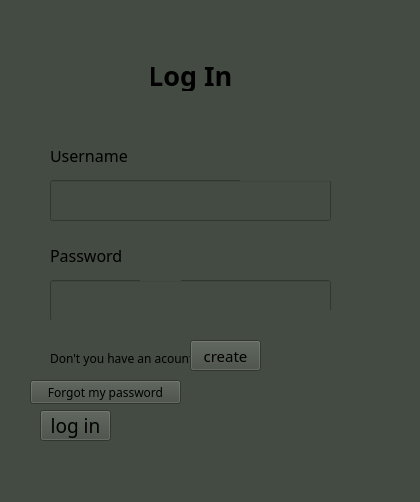
<?xml version="1.0" encoding="UTF-8"?>
<ui version="4.0">
 <class>MainWindow</class>
 <widget class="QMainWindow" name="MainWindow">
  <property name="geometry">
   <rect>
    <x>0</x>
    <y>0</y>
    <width>420</width>
    <height>502</height>
   </rect>
  </property>
  <property name="windowTitle">
   <string>MainWindow</string>
  </property>
  <property name="styleSheet">
   <string notr="true">background-color: rgb(68, 75, 66);</string>
  </property>
  <widget class="QWidget" name="centralwidget">
   <widget class="QLabel" name="label">
    <property name="geometry">
     <rect>
      <x>20</x>
      <y>20</y>
      <width>381</width>
      <height>461</height>
     </rect>
    </property>
    <property name="font">
     <font>
      <family>Segoe UI Black</family>
      <bold>true</bold>
     </font>
    </property>
    <property name="styleSheet">
     <string notr="true"/>
    </property>
    <property name="text">
     <string/>
    </property>
   </widget>
   <widget class="QLabel" name="label_2">
    <property name="enabled">
     <bool>true</bool>
    </property>
    <property name="geometry">
     <rect>
      <x>120</x>
      <y>60</y>
      <width>161</width>
      <height>31</height>
     </rect>
    </property>
    <property name="font">
     <font>
      <family>Arial Black</family>
      <pointsize>20</pointsize>
      <bold>true</bold>
     </font>
    </property>
    <property name="frameShape">
     <enum>QFrame::NoFrame</enum>
    </property>
    <property name="frameShadow">
     <enum>QFrame::Plain</enum>
    </property>
    <property name="lineWidth">
     <number>1</number>
    </property>
    <property name="midLineWidth">
     <number>0</number>
    </property>
    <property name="text">
     <string>    Log In</string>
    </property>
    <property name="textFormat">
     <enum>Qt::PlainText</enum>
    </property>
    <property name="scaledContents">
     <bool>false</bool>
    </property>
    <property name="wordWrap">
     <bool>false</bool>
    </property>
    <property name="indent">
     <number>-1</number>
    </property>
    <property name="openExternalLinks">
     <bool>false</bool>
    </property>
   </widget>
   <widget class="QLabel" name="label_3">
    <property name="enabled">
     <bool>true</bool>
    </property>
    <property name="geometry">
     <rect>
      <x>50</x>
      <y>240</y>
      <width>161</width>
      <height>31</height>
     </rect>
    </property>
    <property name="font">
     <font>
      <family>Source Code Pro Medium</family>
      <pointsize>12</pointsize>
     </font>
    </property>
    <property name="frameShape">
     <enum>QFrame::NoFrame</enum>
    </property>
    <property name="frameShadow">
     <enum>QFrame::Plain</enum>
    </property>
    <property name="lineWidth">
     <number>1</number>
    </property>
    <property name="midLineWidth">
     <number>0</number>
    </property>
    <property name="text">
     <string>Password</string>
    </property>
    <property name="textFormat">
     <enum>Qt::PlainText</enum>
    </property>
    <property name="scaledContents">
     <bool>false</bool>
    </property>
    <property name="wordWrap">
     <bool>false</bool>
    </property>
    <property name="indent">
     <number>-1</number>
    </property>
    <property name="openExternalLinks">
     <bool>false</bool>
    </property>
   </widget>
   <widget class="QLabel" name="label_4">
    <property name="enabled">
     <bool>true</bool>
    </property>
    <property name="geometry">
     <rect>
      <x>50</x>
      <y>140</y>
      <width>161</width>
      <height>31</height>
     </rect>
    </property>
    <property name="font">
     <font>
      <family>Source Code Pro Medium</family>
      <pointsize>12</pointsize>
     </font>
    </property>
    <property name="frameShape">
     <enum>QFrame::NoFrame</enum>
    </property>
    <property name="frameShadow">
     <enum>QFrame::Plain</enum>
    </property>
    <property name="lineWidth">
     <number>1</number>
    </property>
    <property name="midLineWidth">
     <number>0</number>
    </property>
    <property name="text">
     <string>Username</string>
    </property>
    <property name="textFormat">
     <enum>Qt::PlainText</enum>
    </property>
    <property name="scaledContents">
     <bool>false</bool>
    </property>
    <property name="wordWrap">
     <bool>false</bool>
    </property>
    <property name="indent">
     <number>-1</number>
    </property>
    <property name="openExternalLinks">
     <bool>false</bool>
    </property>
   </widget>
   <widget class="QLineEdit" name="lineEdit">
    <property name="geometry">
     <rect>
      <x>50</x>
      <y>180</y>
      <width>281</width>
      <height>41</height>
     </rect>
    </property>
    <property name="styleSheet">
     <string notr="true"/>
    </property>
   </widget>
   <widget class="QLineEdit" name="lineEdit_2">
    <property name="geometry">
     <rect>
      <x>50</x>
      <y>280</y>
      <width>281</width>
      <height>41</height>
     </rect>
    </property>
    <property name="echoMode">
     <enum>QLineEdit::Password</enum>
    </property>
   </widget>
   <widget class="QLabel" name="label_5">
    <property name="geometry">
     <rect>
      <x>50</x>
      <y>350</y>
      <width>201</width>
      <height>16</height>
     </rect>
    </property>
    <property name="font">
     <font>
      <family>Source Code Pro Medium</family>
     </font>
    </property>
    <property name="text">
     <string>Don't you have an acount?</string>
    </property>
   </widget>
   <widget class="QPushButton" name="pushButton">
    <property name="geometry">
     <rect>
      <x>190</x>
      <y>340</y>
      <width>71</width>
      <height>31</height>
     </rect>
    </property>
    <property name="font">
     <font>
      <family>Source Code Pro Medium</family>
      <pointsize>11</pointsize>
     </font>
    </property>
    <property name="text">
     <string>create</string>
    </property>
   </widget>
   <widget class="QPushButton" name="pushButton_2">
    <property name="geometry">
     <rect>
      <x>30</x>
      <y>380</y>
      <width>151</width>
      <height>24</height>
     </rect>
    </property>
    <property name="font">
     <font>
      <family>Source Code Pro Medium</family>
      <pointsize>9</pointsize>
     </font>
    </property>
    <property name="text">
     <string>Forgot my password</string>
    </property>
   </widget>
   <widget class="QPushButton" name="pushButton_3">
    <property name="geometry">
     <rect>
      <x>40</x>
      <y>410</y>
      <width>71</width>
      <height>31</height>
     </rect>
    </property>
    <property name="font">
     <font>
      <family>Source Code Pro Medium</family>
      <pointsize>14</pointsize>
     </font>
    </property>
    <property name="text">
     <string>log in</string>
    </property>
   </widget>
   <widget class="QLabel" name="label_7">
    <property name="geometry">
     <rect>
      <x>50</x>
      <y>320</y>
      <width>261</width>
      <height>16</height>
     </rect>
    </property>
    <property name="font">
     <font>
      <pointsize>10</pointsize>
     </font>
    </property>
    <property name="text">
     <string/>
    </property>
   </widget>
   <widget class="QLabel" name="label_8">
    <property name="geometry">
     <rect>
      <x>50</x>
      <y>120</y>
      <width>271</width>
      <height>31</height>
     </rect>
    </property>
    <property name="font">
     <font>
      <pointsize>10</pointsize>
     </font>
    </property>
    <property name="text">
     <string/>
    </property>
   </widget>
   <widget class="QLabel" name="label_9">
    <property name="geometry">
     <rect>
      <x>140</x>
      <y>110</y>
      <width>191</width>
      <height>31</height>
     </rect>
    </property>
    <property name="font">
     <font>
      <pointsize>11</pointsize>
     </font>
    </property>
    <property name="text">
     <string/>
    </property>
   </widget>
   <widget class="QLabel" name="label_10">
    <property name="geometry">
     <rect>
      <x>90</x>
      <y>20</y>
      <width>61</width>
      <height>101</height>
     </rect>
    </property>
    <property name="styleSheet">
     <string notr="true">image: url(:/new/prefix1/two_peashooter_transparent.png);</string>
    </property>
    <property name="text">
     <string/>
    </property>
   </widget>
   <widget class="QLabel" name="label_11">
    <property name="geometry">
     <rect>
      <x>240</x>
      <y>30</y>
      <width>151</width>
      <height>151</height>
     </rect>
    </property>
    <property name="styleSheet">
     <string notr="true">image: url(:/new/prefix1/tall zombie_transparent.png);</string>
    </property>
    <property name="text">
     <string/>
    </property>
   </widget>
   <widget class="QLabel" name="label_12">
    <property name="geometry">
     <rect>
      <x>270</x>
      <y>310</y>
      <width>131</width>
      <height>161</height>
     </rect>
    </property>
    <property name="styleSheet">
     <string notr="true">image: url(:/new/prefix1/regular zombie_transparent.png);</string>
    </property>
    <property name="text">
     <string/>
    </property>
   </widget>
   <widget class="QLabel" name="label_6">
    <property name="geometry">
     <rect>
      <x>190</x>
      <y>380</y>
      <width>81</width>
      <height>91</height>
     </rect>
    </property>
    <property name="styleSheet">
     <string notr="true">image: url(:/new/prefix1/peashooter transparent.png);</string>
    </property>
    <property name="text">
     <string/>
    </property>
   </widget>
   <widget class="QLabel" name="label_13">
    <property name="geometry">
     <rect>
      <x>140</x>
      <y>230</y>
      <width>41</width>
      <height>51</height>
     </rect>
    </property>
    <property name="styleSheet">
     <string notr="true">image: url(:/new/prefix1/plum mine_transparent.png);</string>
    </property>
    <property name="text">
     <string/>
    </property>
   </widget>
   <widget class="QLabel" name="label_15">
    <property name="geometry">
     <rect>
      <x>30</x>
      <y>50</y>
      <width>61</width>
      <height>71</height>
     </rect>
    </property>
    <property name="styleSheet">
     <string notr="true">image: url(:/new/prefix1/jalapino_transparent.png);</string>
    </property>
    <property name="text">
     <string/>
    </property>
   </widget>
  </widget>
  <widget class="QMenuBar" name="menubar">
   <property name="geometry">
    <rect>
     <x>0</x>
     <y>0</y>
     <width>420</width>
     <height>21</height>
    </rect>
   </property>
  </widget>
  <widget class="QStatusBar" name="statusbar"/>
 </widget>
 <resources/>
 <connections>
  <connection>
   <sender>pushButton</sender>
   <signal>clicked()</signal>
   <receiver>MainWindow</receiver>
   <slot>close()</slot>
   <hints>
    <hint type="sourcelabel">
     <x>211</x>
     <y>380</y>
    </hint>
    <hint type="destinationlabel">
     <x>430</x>
     <y>274</y>
    </hint>
   </hints>
  </connection>
 </connections>
</ui>
